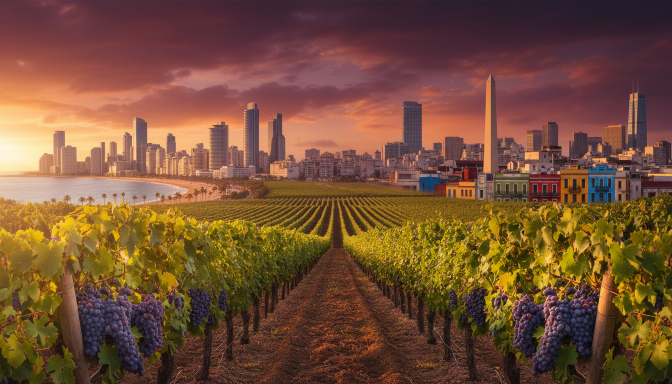
#> input picture packages/brand/assets/hero.png, 1344 x 768 px, found by its file name (shown at 1/2 size)
$ python rearrange.py ../assets/hero.png
#> lines starting #> are read from the running program, lines starting #| are printed output that depends on the picture
"""Rearrange the hero photo: Buenos Aires left, sea and sunset in the middle, Tel Aviv right.
Imported by make-hero.py. Tunable constants at the top."""
import numpy as np
from PIL import Image, ImageFilter

X0 = 744         # where the Tel Aviv slice starts (its bay faces the centre from here)
GLOW = 430       # how far the sunset glow spreads left from the join
Y0 = 404         # bottom of the rearranged band (top of the foreground foliage)
FEATHER_Y = 16

def _smooth_rows(a, sigma):
    img = Image.fromarray(np.clip(a * 64, 0, 255).astype(np.uint8)[:, None, :].repeat(3, axis=1))
    return np.asarray(img.filter(ImageFilter.GaussianBlur(sigma))).astype(np.float32)[:, 1, :] / 64

def rearrange(src: Image.Image) -> Image.Image:
    W, H = src.size
#> W = 1344; H = 768
    O = np.asarray(src).astype(np.float32)
    M = O[:, ::-1].copy()                # mirrored: Buenos Aires left, Tel Aviv right, sun far right
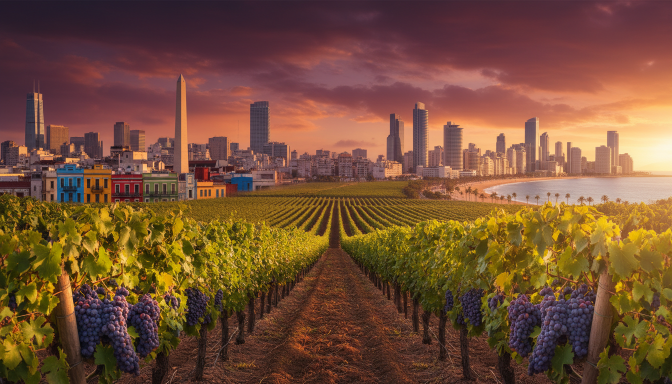
#> M: shape (768, 1344, 3) float32 (shown at 1/2 size); mean R, G, B 117.4, 79.5, 54.4
    w = W - X0
#> w = 600
    xx = np.arange(W, dtype=np.float32)[None, :]
    yy = np.arange(H, dtype=np.float32)[:, None]
#> yy = 768 values from 0 to 767

    # 1. Let the sunset glow spread left of the join: per-row colour gain that matches the mirrored
    #    side to the Tel Aviv slice at the join and fades out over GLOW pixels.
    t_edge = O[:, 0:28].mean(axis=1)                    # colour of the Tel Aviv slice at its inner edge
#> t_edge = 768 rows, first 8: [96, 53.86, 64.29], [89.79, 49.39, 61.14], [88.29, 47.82, 60.39], [89.29, 48.46, 61.18], [90.39, 49.46, 61.5], [91.57, 49.64, 61.39], [92.32, 50.04, 61.75], [93, 50.25, 61.71]
    m_edge = M[:, X0 - 28:X0].mean(axis=1) + 1e-3
#> m_edge = 768 rows, first 8: [66.11, 42.86, 58.07], [59.57, 35.82, 51.93], [59.82, 36.07, 51.57], [60.14, 36.29, 51.79], [60.04, 36.32, 51.5], [60.97, 36.72, 51.68], [61.25, 36.93, 51.61], [61.07, 37.22, 51.97]
    gain = _smooth_rows(np.clip(t_edge / m_edge, 0.7, 3.2), 14)          # (H, 3)
#> gain = 768 rows, first 8: [1.47, 1.3, 1.14], [1.47, 1.3, 1.14], [1.47, 1.3, 1.14], [1.45, 1.3, 1.14], [1.45, 1.3, 1.14], [1.45, 1.28, 1.14], [1.45, 1.28, 1.12], [1.45, 1.28, 1.12]
    ramp = np.clip((xx - (X0 - GLOW)) / GLOW, 0, 1)
    ramp = ramp ** 2.2                                                     # mostly near the join
    band = np.clip(((Y0 - 30) - yy) / 60, 0, 1)                            # fade the effect out above the foliage
    g = 1 + (gain[:, None, :] - 1) * (ramp * band)[..., None]
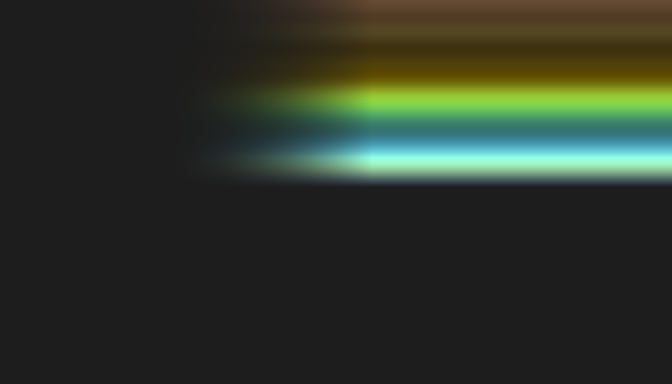
#> g: shape (768, 1344, 3) float32 (shown at 1/2 size); mean of channels 0, 1, 2 1.11, 1.16, 1.08; drawn with min black and max white
    L = np.clip(M * g, 0, 255)
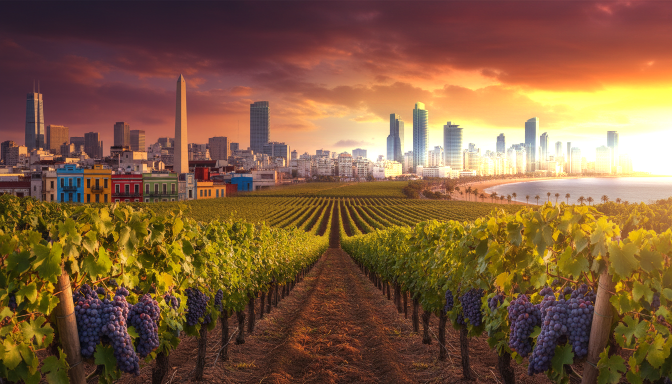
#> L: shape (768, 1344, 3) float32 (shown at 1/2 size); mean R, G, B 129.1, 93.1, 62.3
    # a soft additive bloom around the sun so the join reads as light, not as an edge
    sun_y = 318
    bloom = np.exp(-(((xx - X0) / 210) ** 2 + ((yy - sun_y) / 120) ** 2)) * band
    L = np.clip(L + bloom[..., None] * np.array([70, 44, 12]), 0, 255)
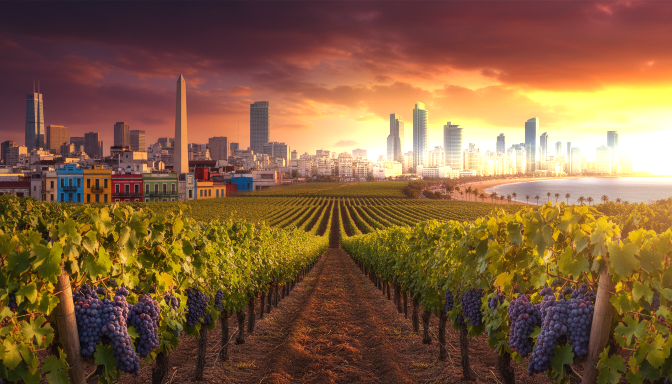
#> L: shape (768, 1344, 3) float64 (shown at 1/2 size); mean R, G, B 130.9, 94.8, 62.8

    # 2. Tel Aviv slice, un-mirrored. In the sky it cross-fades in over a wide band (clouds are
    #    forgiving); at the water it meets the land along a curved shoreline with a strip of sand.
    R = L.copy()
    R[:, X0:] = O[:, :w]
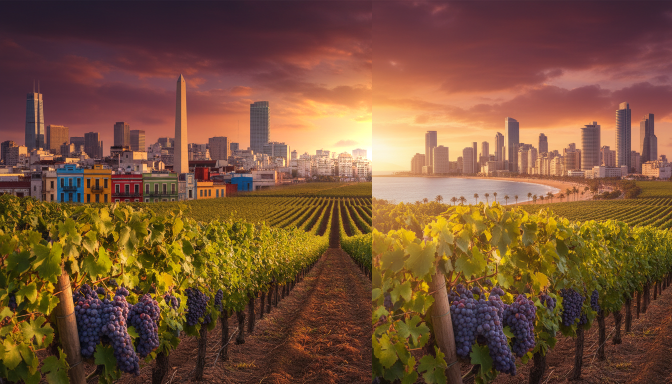
#> R: shape (768, 1344, 3) float64 (shown at 1/2 size); mean R, G, B 121, 82.9, 56
    REACH = 190
    ext = L.copy()
    ext[:, X0:X0 + REACH] = L[:, X0 - 1:X0 - REACH - 1:-1]        # land/sky continued to the right
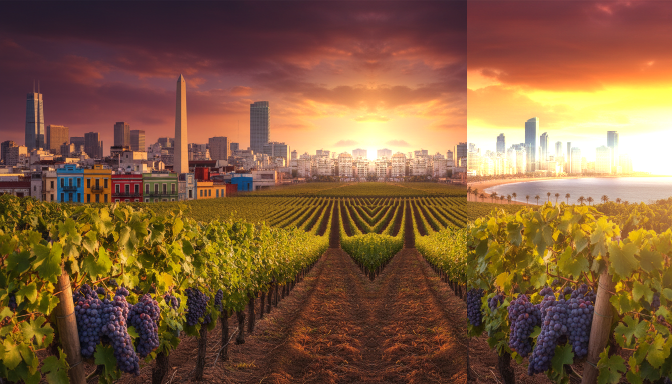
#> ext: shape (768, 1344, 3) float64 (shown at 1/2 size); mean R, G, B 130.2, 93.1, 61.9
    SEA_TOP = 344
    sky = np.clip((SEA_TOP - yy) / 14, 0, 1)                       # 1 in the sky, 0 at the water
    depth = np.clip((Y0 - yy) / (Y0 - SEA_TOP), 0, 1)              # 1 at the horizon, 0 at the foliage
    shore = X0 + 8 + 86 * depth ** 1.4                             # shoreline recedes up and to the right
    centre = sky * (X0 + 60) + (1 - sky) * shore
    width = sky * 170 + (1 - sky) * 7
    ax = np.clip((xx - (centre - width / 2)) / width, 0, 1)
    ax = ax * ax * (3 - 2 * ax)
    blend = ext * (1 - ax[..., None]) + R * ax[..., None]
    sand = np.exp(-((xx - shore) / 3.2) ** 2) * (1 - sky) * np.clip((yy - SEA_TOP) / 6, 0, 1)
    blend = blend * (1 - 0.8 * sand[..., None]) + np.array([226, 182, 128]) * 0.8 * sand[..., None]

    # 3. keep the mirrored foreground below the band
    ay = np.clip(((Y0 + FEATHER_Y / 2) - yy) / FEATHER_Y, 0, 1)[..., None]
    out = M * (1 - ay) + blend * ay
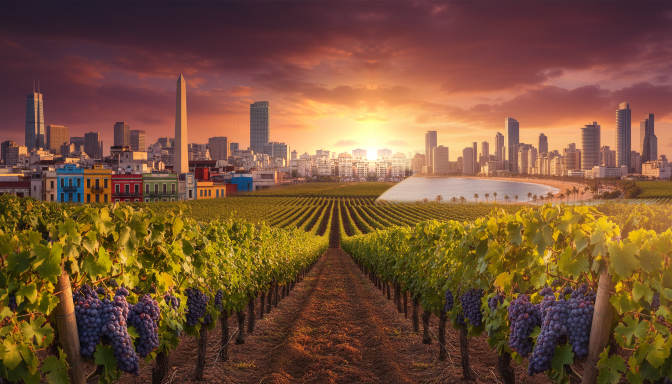
#> out: shape (768, 1344, 3) float64 (shown at 1/2 size); mean R, G, B 120.8, 82.7, 55.8; drawn with min black and max white
    return Image.fromarray(np.clip(out, 0, 255).astype(np.uint8))

if __name__ == "__main__":
    import sys
    rearrange(Image.open("assets/hero.png").convert("RGB")).save(sys.argv[1], quality=92)
